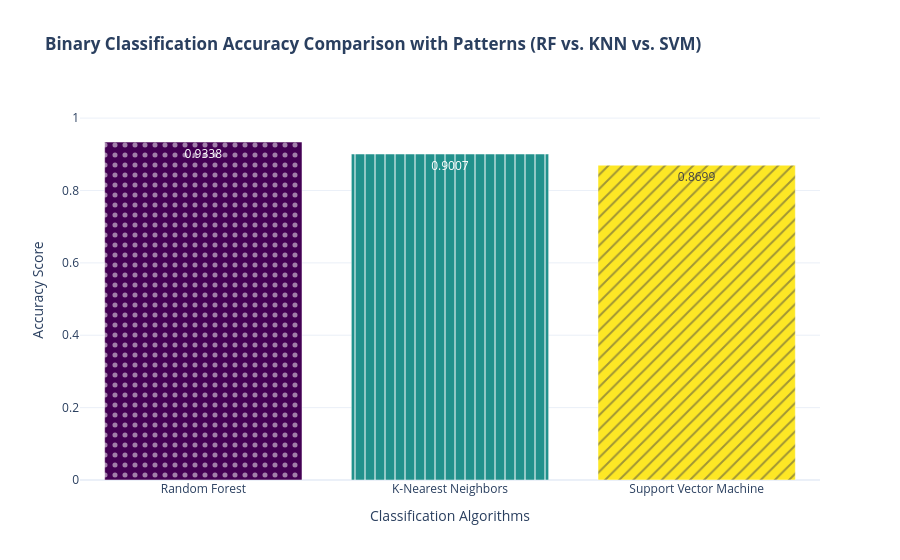

This figure's notebook cell:
### Markdown cell above
--- comparison of the results achieved with Random Forest, Support Vector Machines and K - Nearest Neighbor ---

### Code cell
models = ["Random Forest", "K-Nearest Neighbors", "Support Vector Machine"]
accuracies = [0.9338, 0.9007, 0.8699]
colors = ["#440154", "#21918c", "#fde725"] 

patterns = [".", "|", "/"]

fig = go.Figure()

for model, acc, col, pat in zip(models, accuracies, colors, patterns):
  fig.add_trace(
      go.Bar(
          name=model,
          x=[model],
          y=[acc],
          marker=dict(
              color=col,
              pattern=dict(
                  shape=pat, fillmode="overlay"
              ),  
          ),
          text=[f"{acc:.4f}"],
          textposition="auto",
      )
  )

fig.update_layout(
    title=(
        "<b>Binary Classification Accuracy Comparison with Patterns (RF vs."
        " KNN vs. SVM)</b>"
    ),
    xaxis_title="Classification Algorithms",
    yaxis_title="Accuracy Score",
    yaxis=dict(range=[0, 1.05]),
    template="plotly_white",
    height=500,
    showlegend=False,
)

fig.show()

### Figure 1 — Plotly figure (JSON) as saved in the notebook; plotly's stock layout.template omitted (floating-point values rounded to 4 significant figures)
{"data": [{"marker": {"color": "#440154", "pattern": {"fillmode": "overlay", "shape": "."}}, "name": "Random Forest", "text": ["0.9338"], "textposition": "auto", "type": "bar", "x": ["Random Forest"], "y": [0.9338]}, {"marker": {"color": "#21918c", "pattern": {"fillmode": "overlay", "shape": "|"}}, "name": "K-Nearest Neighbors", "text": ["0.9007"], "textposition": "auto", "type": "bar", "x": ["K-Nearest Neighbors"], "y": [0.9007]}, {"marker": {"color": "#fde725", "pattern": {"fillmode": "overlay", "shape": "/"}}, "name": "Support Vector Machine", "text": ["0.8699"], "textposition": "auto", "type": "bar", "x": ["Support Vector Machine"], "y": [0.8699]}], "layout": {"autosize": true, "showlegend": false, "title": {"text": "<b>Binary Classification Accuracy Comparison with Patterns (RF vs. KNN vs. SVM)</b>"}, "xaxis": {"autorange": true, "range": [-0.5, 2.5], "title": {"text": "Classification Algorithms"}, "type": "category"}, "yaxis": {"range": [0, 1.05], "title": {"text": "Accuracy Score"}, "type": "linear"}}}
